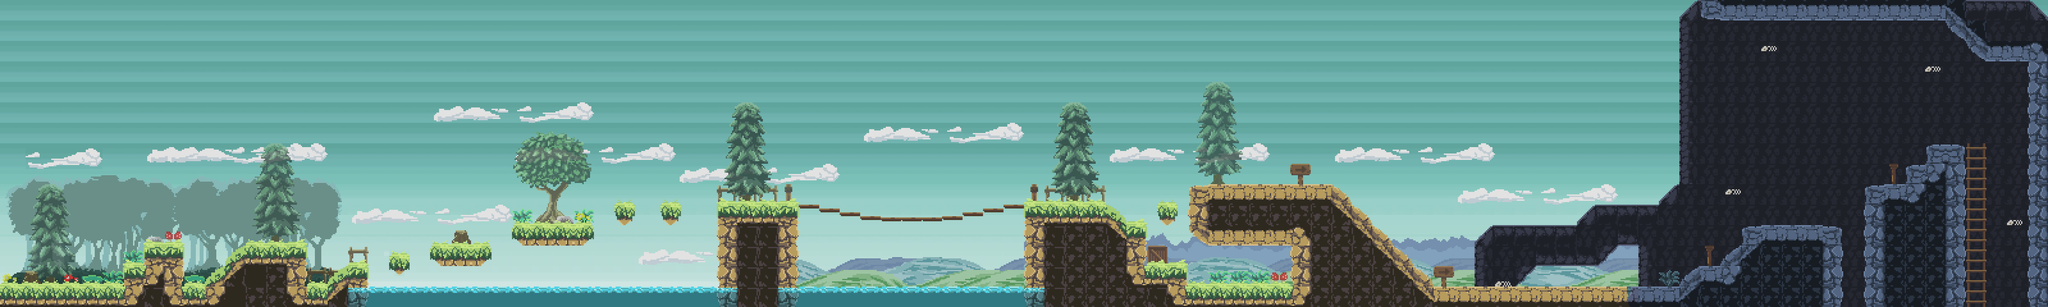

A level layout from a 2D game, rendered from its tile map. Below: a short description, then the map file with tile-grid data replaced by summaries:
An orthogonal 400x60 tile map with 16x16 px tiles, 1 tile layer (Calque de Tuiles 1) and 138 objects (68x collision, 33x mur, 30x g, 3x zone_morte, player, ...).

<map version="1.5" tiledversion="1.6.0" orientation="orthogonal" renderorder="right-down" width="400" height="60" tilewidth="16" tileheight="16" infinite="0" nextlayerid="3" nextobjectid="288">
 <tileset firstgid="1" source="terrain.tsx" />
 <layer id="1" name="Calque de Tuiles 1" width="400" height="60">
  <data>[24000 cells, 24000 non-empty, 23843 distinct tile ids]</data>
 </layer>
 <objectgroup id="2" name="Objects ">
  <object id="2" name="Sol" type="collision" x="0" y="896" width="666.667" height="63" />
  <object id="3" name="Sol" type="collision" x="448.5" y="768.5" width="123.833" height="128.5" />
  <object id="4" name="Sol" type="collision" x="386.25" y="833.25" width="61.75" height="123.75" />
  <object id="10" name="Mur" type="g" x="-0.333333" y="-4.33333" width="19" height="961" />
  <object id="11" name="player" x="264.529" y="738.06">
   <point />
  </object>
  <object id="21" name="m2" type="zone_morte" x="21.3333" y="414.667" width="834" height="27.6364" />
  <object id="40" name="Ile mini" type="collision" x="3613.67" y="642.645">
   <polygon points="0,0 0,2.17227 3.35069,2.06367 2.68056,3.47564 7.37152,4.12732 8.04167,5.86515 26.1354,8.58051 35.5173,8.68911 54.9514,6.40822 56.2917,4.12732 63.6632,4.12732 64.3333,-0.325842 64.3333,-0.977525 0,-0.868911" />
  </object>
  <object id="217" name="Ile mini" type="collision" x="2061.85" y="639.978">
   <polygon points="0,0 0,2.17227 3.35069,2.06367 2.68056,3.47564 7.37152,4.12732 8.04167,5.86515 26.1354,8.58051 35.5173,8.68911 54.9514,6.40822 56.2917,4.12732 63.6632,4.12732 64.3333,-0.325842 64.3333,-0.977525 0,-0.868911" />
  </object>
  <object id="221" name="Ile mini" type="collision" x="1868.18" y="640.645">
   <polygon points="0,0 0,2.17227 5.90277,2.06367 4.72223,3.47564 12.9861,4.12732 14.1667,5.86515 46.0416,8.58051 62.5694,8.68911 96.8056,6.40822 99.1667,4.12732 112.153,4.12732 113.333,-0.325842 113.333,-0.977525 0,-0.868911" />
  </object>
  <object id="225" name="Ile mini" type="collision" x="1211.85" y="798.856">
   <polygon points="0,0 0,1.16104 3.35069,1.10299 2.68056,1.85766 7.37152,2.20598 8.04167,3.13481 26.1354,4.58612 35.5173,4.64417 54.9514,3.42507 56.2917,2.20598 63.6632,2.20598 64.3333,-0.174156 64.3333,-0.522469 0,-0.464417" />
  </object>
  <object id="229" name="Ile mini" type="collision" x="1349.35" y="769.978">
   <polygon points="0,0 0,2.17227 9.49652,2.06367 7.59723,3.47564 20.8924,4.12732 22.7917,5.86515 74.0729,8.58051 100.663,8.68911 155.743,6.40822 159.542,4.12732 180.434,4.12732 182.333,-0.325842 182.333,-0.977525 0,-0.868911" />
  </object>
  <object id="234" name="Ile mini" type="collision" x="1603.67" y="697.744">
   <polygon points="0,0 0,2.73036 10.1394,2.59385 8.11154,4.36858 22.3067,5.18769 24.3347,7.37199 79.0876,10.785 107.478,10.9215 166.287,8.05457 170.343,5.18769 192.649,5.18769 194.677,-0.409555 194.677,-1.22866 0,-1.09215" />
  </object>
  <object id="27" name="Sol" type="collision" x="2242" y="634.667">
   <polygon points="0,0 2,272.971 60.6667,272.971 58.6667,324.287 247.333,325 250.667,0.712719" />
  </object>
  <object id="38" name="Sol" type="collision" x="3200" y="636.667">
   <polygon points="0,0 1.97872,269.332 60.0213,269.332 58.0426,319.964 244.702,320.667 248,0.703216" />
  </object>
  <object id="28" name="Pont" type="collision" x="2496" y="639.75">
   <polygon points="0,0 -0.333333,1.83335 3.33333,1.83335 3.33333,2.83335 63.6667,2.9167 63.6667,-0.0833339" />
  </object>
  <object id="51" name="Pont" type="collision" x="2560" y="652.445">
   <polygon points="0,0 -0.333333,2.44446 3.33333,2.44446 3.33333,3.77779 63.6667,3.88892 63.6667,-0.111112" />
  </object>
  <object id="52" name="Pont" type="collision" x="2624.67" y="664.459">
   <polygon points="0,0 -0.333333,2.75001 3.33333,2.75001 3.33333,4.25001 63.6667,4.37503 63.6667,-0.125" />
  </object>
  <object id="53" name="Pont" type="collision" x="2687.33" y="676.473">
   <polygon points="0,0 -0.333333,3.05557 3.33333,3.05557 3.33333,4.72223 63.6667,4.86114 63.6667,-0.138889" />
  </object>
  <object id="55" name="Pont" type="collision" x="2944.03" y="677.111">
   <polygon points="0,0 -0.355903,2.44446 3.55903,2.44446 3.55903,3.77779 67.9775,3.88892 67.9775,-0.111112" />
  </object>
  <object id="56" name="Pont" type="collision" x="3007.19" y="665.111">
   <polygon points="0,0 -0.356771,2.44446 3.56771,2.44446 3.56771,3.77779 68.1433,3.88892 68.1433,-0.111112" />
  </object>
  <object id="57" name="Pont" type="collision" x="3072.03" y="653.111">
   <polygon points="0,0 -0.365885,2.44446 3.65885,2.44446 3.65885,3.77779 69.8841,3.88892 69.8841,-0.111112" />
  </object>
  <object id="54" name="Pont" type="collision" x="2752.66" y="680.426">
   <polygon points="0,0 -0.999998,2.03705 9.99998,2.03705 9.99998,3.14816 191,3.24077 191,-0.0925932" />
  </object>
  <object id="41" name="Sol" type="collision" x="3706" y="895" width="336" height="65" />
  <object id="46" name="Sol" type="collision" x="4481" y="896" width="768" height="64" />
  <object id="49" name="Mur" type="collision" x="6335" y="139" width="65" height="821" />
  <object id="50" name="Sol" type="collision" x="6143.5" y="945" width="83.3333" height="14" />
  <object id="59" type="mur" x="387.636" y="840.318" width="2.54545" height="55.1364" />
  <object id="60" type="mur" x="449.386" y="779.068" width="2.54545" height="54.3864" />
  <object id="61" type="g" x="569.386" y="778.425" width="2.54545" height="116.03" />
  <object id="62" type="mur" x="662.977" y="878.424" width="2.54545" height="15.1439" />
  <object id="96" type="mur" x="1038.63" y="883.701" width="2.54545" height="8.5985" />
  <object id="63" type="mur" x="686.523" y="852.628" width="2.54545" height="14.4394" />
  <object id="95" type="mur" x="1054.95" y="868.163" width="2.04545" height="6.0189" />
  <object id="65" type="collision" x="660.841" y="873.538" width="2.79545" height="30.053" rotation="-90" />
  <object id="94" type="collision" x="1037.47" y="880.458" width="2.79545" height="18.553" rotation="-90" />
  <object id="66" type="collision" x="684.818" y="847.902" width="2.79545" height="29.553" rotation="-90" />
  <object id="67" type="collision" x="708.659" y="822.583" width="2.79545" height="29.553" rotation="-90" />
  <object id="92" type="collision" x="1085.31" y="848.402" width="2.79545" height="16.053" rotation="-90" />
  <object id="69" type="collision" x="731.455" y="797.038" width="2.79545" height="34.553" rotation="-90" />
  <object id="90" type="mur" x="1100.73" y="835.295" width="1.21393" height="6.9886" />
  <object id="72" type="mur" x="761.401" y="782.078" width="2.87878" height="10.4654" />
  <object id="74" type="g" x="947.569" y="783.462" width="3.87879" height="109.303" />
  <object id="70" type="mur" x="733.591" y="802.243" width="2.54545" height="12.303" />
  <object id="87" type="g" x="1149.9" y="836.572" width="2.54545" height="58.4848" />
  <object id="68" type="mur" x="710.227" y="826.606" width="2.18182" height="15.0303" />
  <object id="86" type="mur" x="1085.91" y="852.557" width="2.18182" height="5.9735" />
  <object id="98" type="collision" x="3449.09" y="639.5" width="23.9091" height="6" />
  <object id="132" type="collision" x="4126.01" y="581.708" width="29.9091" height="6" />
  <object id="174" type="collision" x="4250.61" y="729.527" width="36.6364" height="6" />
  <object id="102" type="collision" x="3475.05" y="671" width="22.6364" height="6" />
  <object id="131" type="collision" x="4150.46" y="619.542" width="40.6364" height="6" />
  </objectgroup>
</map>
<!-- 87 of 138 objects omitted -->